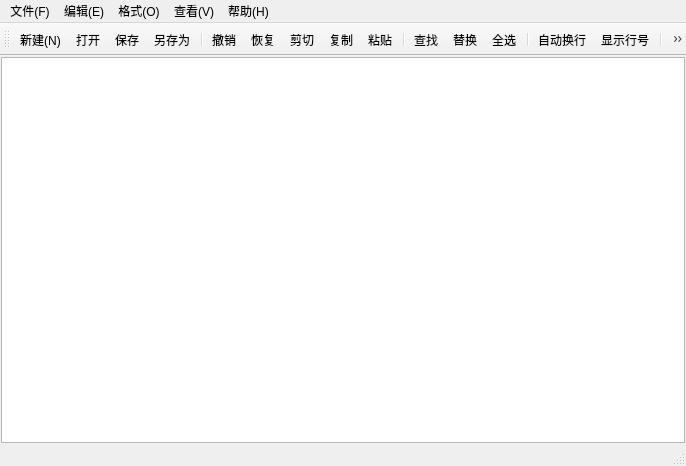
<?xml version="1.0" encoding="UTF-8"?>
<ui version="4.0">
 <class>MainWindow</class>
 <widget class="QMainWindow" name="MainWindow">
  <property name="geometry">
   <rect>
    <x>0</x>
    <y>0</y>
    <width>686</width>
    <height>466</height>
   </rect>
  </property>
  <property name="windowTitle">
   <string>MainWindow</string>
  </property>
  <widget class="QWidget" name="centralwidget">
   <layout class="QVBoxLayout" name="verticalLayout">
    <property name="spacing">
     <number>0</number>
    </property>
    <property name="leftMargin">
     <number>1</number>
    </property>
    <property name="topMargin">
     <number>1</number>
    </property>
    <property name="rightMargin">
     <number>1</number>
    </property>
    <property name="bottomMargin">
     <number>1</number>
    </property>
    <item>
     <widget class="CodeEditor" name="textEdit"/>
    </item>
   </layout>
  </widget>
  <widget class="QMenuBar" name="menubar">
   <property name="geometry">
    <rect>
     <x>0</x>
     <y>0</y>
     <width>686</width>
     <height>21</height>
    </rect>
   </property>
   <widget class="QMenu" name="menu">
    <property name="title">
     <string>文件(F)</string>
    </property>
    <addaction name="actionNew"/>
    <addaction name="actionOpen"/>
    <addaction name="actionSave"/>
    <addaction name="actionSaveAs"/>
    <addaction name="separator"/>
    <addaction name="actionExit"/>
   </widget>
   <widget class="QMenu" name="menu_E">
    <property name="title">
     <string>编辑(E)</string>
    </property>
    <addaction name="actionUndo"/>
    <addaction name="actionRedo"/>
    <addaction name="actionCut"/>
    <addaction name="actionCopy"/>
    <addaction name="actionPaste"/>
    <addaction name="separator"/>
    <addaction name="actionFind"/>
    <addaction name="actionReplace"/>
    <addaction name="separator"/>
    <addaction name="actionSelectAll"/>
   </widget>
   <widget class="QMenu" name="menu_O">
    <property name="title">
     <string>格式(O)</string>
    </property>
    <addaction name="actionLineWrap"/>
    <addaction name="actionFont"/>
    <addaction name="actionFontColor"/>
    <addaction name="separator"/>
    <addaction name="actionBackgroundColor"/>
    <addaction name="actionFontBackgroundColor"/>
   </widget>
   <widget class="QMenu" name="menu_V">
    <property name="title">
     <string>查看(V)</string>
    </property>
    <addaction name="actionToolBar"/>
    <addaction name="actionStatusBar"/>
   </widget>
   <widget class="QMenu" name="menu_H">
    <property name="title">
     <string>帮助(H)</string>
    </property>
    <addaction name="actionAbout"/>
   </widget>
   <addaction name="menu"/>
   <addaction name="menu_E"/>
   <addaction name="menu_O"/>
   <addaction name="menu_V"/>
   <addaction name="menu_H"/>
  </widget>
  <widget class="QStatusBar" name="statusbar"/>
  <widget class="QToolBar" name="toolBar">
   <property name="windowTitle">
    <string>toolBar</string>
   </property>
   <attribute name="toolBarArea">
    <enum>TopToolBarArea</enum>
   </attribute>
   <attribute name="toolBarBreak">
    <bool>false</bool>
   </attribute>
   <addaction name="actionNew"/>
   <addaction name="actionOpen"/>
   <addaction name="actionSave"/>
   <addaction name="actionSaveAs"/>
   <addaction name="separator"/>
   <addaction name="actionUndo"/>
   <addaction name="actionRedo"/>
   <addaction name="actionCut"/>
   <addaction name="actionCopy"/>
   <addaction name="actionPaste"/>
   <addaction name="separator"/>
   <addaction name="actionFind"/>
   <addaction name="actionReplace"/>
   <addaction name="actionSelectAll"/>
   <addaction name="separator"/>
   <addaction name="actionLineWrap"/>
   <addaction name="actionDraft"/>
   <addaction name="separator"/>
   <addaction name="actionFont"/>
   <addaction name="separator"/>
   <addaction name="actionToolBar"/>
   <addaction name="actionStatusBar"/>
  </widget>
  <action name="actionNew">
   <property name="icon">
    <iconset resource="notepad.qrc">
     <normaloff>:/img/New.svg</normaloff>:/img/New.svg</iconset>
   </property>
   <property name="text">
    <string>新建(&amp;N)</string>
   </property>
   <property name="toolTip">
    <string>新建</string>
   </property>
   <property name="shortcut">
    <string>Ctrl+N</string>
   </property>
   <property name="menuRole">
    <enum>QAction::MenuRole::NoRole</enum>
   </property>
  </action>
  <action name="actionAbout">
   <property name="icon">
    <iconset resource="notepad.qrc">
     <normaloff>:/img/About.svg</normaloff>:/img/About.svg</iconset>
   </property>
   <property name="text">
    <string>关于</string>
   </property>
   <property name="toolTip">
    <string>关于</string>
   </property>
   <property name="menuRole">
    <enum>QAction::MenuRole::NoRole</enum>
   </property>
  </action>
  <action name="actionCopy">
   <property name="icon">
    <iconset resource="notepad.qrc">
     <normaloff>:/img/Copy.svg</normaloff>:/img/Copy.svg</iconset>
   </property>
   <property name="text">
    <string>复制</string>
   </property>
   <property name="toolTip">
    <string>复制</string>
   </property>
   <property name="shortcut">
    <string>Ctrl+C</string>
   </property>
   <property name="menuRole">
    <enum>QAction::MenuRole::NoRole</enum>
   </property>
  </action>
  <action name="actionCut">
   <property name="icon">
    <iconset resource="notepad.qrc">
     <normaloff>:/img/Cut.svg</normaloff>:/img/Cut.svg</iconset>
   </property>
   <property name="text">
    <string>剪切</string>
   </property>
   <property name="toolTip">
    <string>剪切</string>
   </property>
   <property name="shortcut">
    <string>Ctrl+X</string>
   </property>
   <property name="menuRole">
    <enum>QAction::MenuRole::NoRole</enum>
   </property>
  </action>
  <action name="actionDraft">
   <property name="icon">
    <iconset resource="notepad.qrc">
     <normaloff>:/img/Draft.svg</normaloff>:/img/Draft.svg</iconset>
   </property>
   <property name="text">
    <string>显示行号</string>
   </property>
   <property name="toolTip">
    <string>显示行号</string>
   </property>
   <property name="shortcut">
    <string>Ctrl+L</string>
   </property>
   <property name="menuRole">
    <enum>QAction::MenuRole::NoRole</enum>
   </property>
  </action>
  <action name="actionExit">
   <property name="icon">
    <iconset resource="notepad.qrc">
     <normaloff>:/img/Exit.svg</normaloff>:/img/Exit.svg</iconset>
   </property>
   <property name="text">
    <string>退出</string>
   </property>
   <property name="toolTip">
    <string>退出</string>
   </property>
   <property name="menuRole">
    <enum>QAction::MenuRole::NoRole</enum>
   </property>
  </action>
  <action name="actionUndo">
   <property name="icon">
    <iconset resource="notepad.qrc">
     <normaloff>:/img/Undo.svg</normaloff>:/img/Undo.svg</iconset>
   </property>
   <property name="text">
    <string>撤销</string>
   </property>
   <property name="toolTip">
    <string>撤销</string>
   </property>
   <property name="shortcut">
    <string>Ctrl+Z</string>
   </property>
   <property name="menuRole">
    <enum>QAction::MenuRole::NoRole</enum>
   </property>
  </action>
  <action name="actionRedo">
   <property name="icon">
    <iconset resource="notepad.qrc">
     <normaloff>:/img/Redo.svg</normaloff>:/img/Redo.svg</iconset>
   </property>
   <property name="text">
    <string>恢复</string>
   </property>
   <property name="toolTip">
    <string>恢复</string>
   </property>
   <property name="shortcut">
    <string>Ctrl+Shift+Z</string>
   </property>
   <property name="menuRole">
    <enum>QAction::MenuRole::NoRole</enum>
   </property>
  </action>
  <action name="actionSelectAll">
   <property name="icon">
    <iconset resource="notepad.qrc">
     <normaloff>:/img/SelectAll.svg</normaloff>:/img/SelectAll.svg</iconset>
   </property>
   <property name="text">
    <string>全选</string>
   </property>
   <property name="toolTip">
    <string>全选</string>
   </property>
   <property name="shortcut">
    <string>Ctrl+A</string>
   </property>
   <property name="menuRole">
    <enum>QAction::MenuRole::NoRole</enum>
   </property>
  </action>
  <action name="actionSave">
   <property name="icon">
    <iconset resource="notepad.qrc">
     <normaloff>:/img/Save.svg</normaloff>:/img/Save.svg</iconset>
   </property>
   <property name="text">
    <string>保存</string>
   </property>
   <property name="toolTip">
    <string>保存</string>
   </property>
   <property name="shortcut">
    <string>Ctrl+S</string>
   </property>
   <property name="menuRole">
    <enum>QAction::MenuRole::NoRole</enum>
   </property>
  </action>
  <action name="actionSaveAs">
   <property name="icon">
    <iconset resource="notepad.qrc">
     <normaloff>:/img/SaveAs.svg</normaloff>:/img/SaveAs.svg</iconset>
   </property>
   <property name="text">
    <string>另存为</string>
   </property>
   <property name="toolTip">
    <string>另存为</string>
   </property>
   <property name="menuRole">
    <enum>QAction::MenuRole::NoRole</enum>
   </property>
  </action>
  <action name="actionStatusBar">
   <property name="icon">
    <iconset resource="notepad.qrc">
     <normaloff>:/img/StatusBar.svg</normaloff>:/img/StatusBar.svg</iconset>
   </property>
   <property name="text">
    <string>状态栏</string>
   </property>
   <property name="toolTip">
    <string>状态栏</string>
   </property>
   <property name="menuRole">
    <enum>QAction::MenuRole::NoRole</enum>
   </property>
  </action>
  <action name="actionToolBar">
   <property name="icon">
    <iconset resource="notepad.qrc">
     <normaloff>:/img/ToolBar.svg</normaloff>:/img/ToolBar.svg</iconset>
   </property>
   <property name="text">
    <string>工具栏</string>
   </property>
   <property name="toolTip">
    <string>工具栏</string>
   </property>
   <property name="menuRole">
    <enum>QAction::MenuRole::NoRole</enum>
   </property>
  </action>
  <action name="actionOpen">
   <property name="icon">
    <iconset resource="notepad.qrc">
     <normaloff>:/img/Open.svg</normaloff>:/img/Open.svg</iconset>
   </property>
   <property name="text">
    <string>打开</string>
   </property>
   <property name="toolTip">
    <string>打开</string>
   </property>
   <property name="shortcut">
    <string>Ctrl+O</string>
   </property>
   <property name="menuRole">
    <enum>QAction::MenuRole::NoRole</enum>
   </property>
  </action>
  <action name="actionReplace">
   <property name="icon">
    <iconset resource="notepad.qrc">
     <normaloff>:/img/Replace.svg</normaloff>:/img/Replace.svg</iconset>
   </property>
   <property name="text">
    <string>替换</string>
   </property>
   <property name="toolTip">
    <string>替换</string>
   </property>
   <property name="menuRole">
    <enum>QAction::MenuRole::NoRole</enum>
   </property>
  </action>
  <action name="actionPaste">
   <property name="icon">
    <iconset resource="notepad.qrc">
     <normaloff>:/img/Paste.svg</normaloff>:/img/Paste.svg</iconset>
   </property>
   <property name="text">
    <string>粘贴</string>
   </property>
   <property name="toolTip">
    <string>粘贴</string>
   </property>
   <property name="shortcut">
    <string>Ctrl+V</string>
   </property>
   <property name="menuRole">
    <enum>QAction::MenuRole::NoRole</enum>
   </property>
  </action>
  <action name="actionFind">
   <property name="icon">
    <iconset resource="notepad.qrc">
     <normaloff>:/img/Find.svg</normaloff>:/img/Find.svg</iconset>
   </property>
   <property name="text">
    <string>查找</string>
   </property>
   <property name="toolTip">
    <string>查找</string>
   </property>
   <property name="shortcut">
    <string>Ctrl+F</string>
   </property>
   <property name="menuRole">
    <enum>QAction::MenuRole::NoRole</enum>
   </property>
  </action>
  <action name="actionLineWrap">
   <property name="icon">
    <iconset resource="notepad.qrc">
     <normaloff>:/img/LineWrap.svg</normaloff>:/img/LineWrap.svg</iconset>
   </property>
   <property name="text">
    <string>自动换行</string>
   </property>
   <property name="toolTip">
    <string>自动换行</string>
   </property>
   <property name="menuRole">
    <enum>QAction::MenuRole::NoRole</enum>
   </property>
  </action>
  <action name="actionFont">
   <property name="icon">
    <iconset resource="notepad.qrc">
     <normaloff>:/img/Font.svg</normaloff>:/img/Font.svg</iconset>
   </property>
   <property name="text">
    <string>字体</string>
   </property>
   <property name="toolTip">
    <string>字体</string>
   </property>
   <property name="menuRole">
    <enum>QAction::MenuRole::NoRole</enum>
   </property>
  </action>
  <action name="actionFontColor">
   <property name="text">
    <string>字体颜色</string>
   </property>
   <property name="toolTip">
    <string>字体颜色</string>
   </property>
   <property name="menuRole">
    <enum>QAction::MenuRole::NoRole</enum>
   </property>
  </action>
  <action name="actionBackgroundColor">
   <property name="text">
    <string>编辑器背景色</string>
   </property>
   <property name="toolTip">
    <string>编辑器背景色</string>
   </property>
   <property name="menuRole">
    <enum>QAction::MenuRole::NoRole</enum>
   </property>
  </action>
  <action name="actionFontBackgroundColor">
   <property name="text">
    <string>字体背景色</string>
   </property>
   <property name="toolTip">
    <string>字体背景色</string>
   </property>
   <property name="menuRole">
    <enum>QAction::MenuRole::NoRole</enum>
   </property>
  </action>
 </widget>
 <customwidgets>
  <customwidget>
   <class>CodeEditor</class>
   <extends>QPlainTextEdit</extends>
   <header location="global">codeeditor.h</header>
  </customwidget>
 </customwidgets>
 <resources>
  <include location="notepad.qrc"/>
 </resources>
 <connections/>
</ui>
